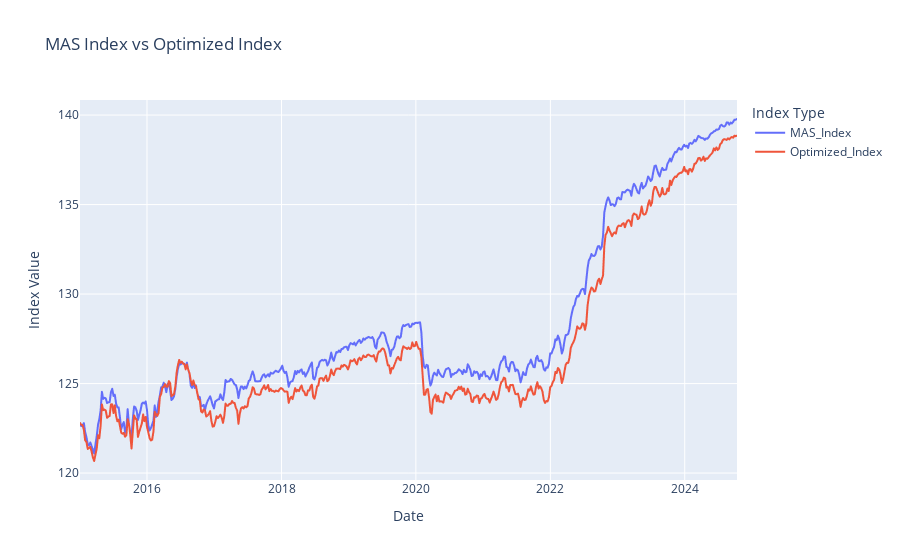

Notebook cell for this chart:
### Code cell
# Plot MAS_Index and Optimized_Index using Plotly

fig = px.line(
    SGDNEER_optimized, 
    x=SGDNEER_optimized.index, 
    y=["MAS_Index", "Optimized_Index"],
    labels={"value": "Index Value", "variable": "Index Type"},
    title="MAS Index vs Optimized Index"
)

# Show the plot
fig.show()

### Figure 1 — Plotly figure (JSON) as saved in the notebook; plotly's stock layout.template omitted (floating-point values rounded to 4 significant figures; data arrays with more than 128 entries replaced by an {"elided": "..."} marker saying what was removed)
{"data": [{"hovertemplate": "Index Type=MAS_Index<br>Date=%{x}<br>Index Value=%{y}<extra></extra>", "legendgroup": "MAS_Index", "line": {"color": "#636efa", "dash": "solid"}, "marker": {"symbol": "circle"}, "mode": "lines", "name": "MAS_Index", "showlegend": true, "type": "scattergl", "x": {"elided": "511 str values"}, "xaxis": "x", "y": {"elided": "511 float values"}, "yaxis": "y"}, {"hovertemplate": "Index Type=Optimized_Index<br>Date=%{x}<br>Index Value=%{y}<extra></extra>", "legendgroup": "Optimized_Index", "line": {"color": "#EF553B", "dash": "solid"}, "marker": {"symbol": "circle"}, "mode": "lines", "name": "Optimized_Index", "showlegend": true, "type": "scattergl", "x": {"elided": "511 str values"}, "xaxis": "x", "y": {"elided": "511 float values"}, "yaxis": "y"}], "layout": {"legend": {"title": {"text": "Index Type"}, "tracegroupgap": 0}, "title": {"text": "MAS Index vs Optimized Index"}, "xaxis": {"anchor": "y", "domain": [0, 1], "title": {"text": "Date"}}, "yaxis": {"anchor": "x", "domain": [0, 1], "title": {"text": "Index Value"}}}}
